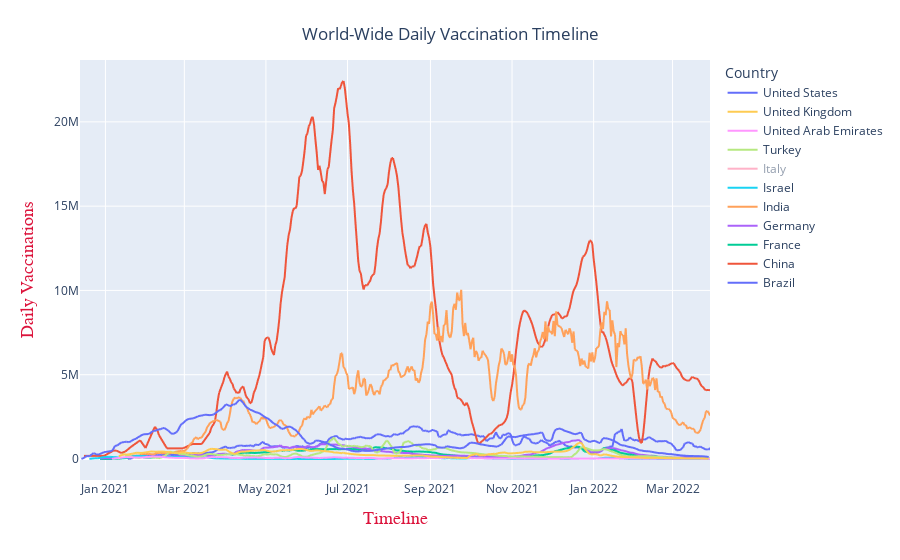

Notebook code for this chart:
### Markdown cell above
From the plot, some interesting facts stand out:

•	The United States, despite having the highest number of people affected by Covid-19, has the highest number of vaccinated people.
    
•	China, from where the virus started spreading, is at second.

•	India, who has been supplying vaccines to the world is at 3th position.
    
•	UK, where we have found a new variant strain of the virus, is right next.
    
•	Following that, we have Israel, UAE, Brazil, Germany and others

### Code cell
top_countries = ['USA','CHN','GBR','IND','ISR','ARE','BRA','DEU','TUR','ITA','FRA']
fig = px.line(df0[df0.iso_code.isin(top_countries)], x='date', y='daily_vaccinations', color='country')

fig.update_layout(title = dict(text = 'World-Wide Daily Vaccination Timeline', x=0.5, y=0.95), 
                  legend = dict(title = 'Country', traceorder = 'reversed'))
fig.update_xaxes(title = 'Timeline', title_font = dict(size=18, family='Courier', color='crimson'))
fig.update_yaxes(title = 'Daily Vaccinations', title_font = dict(size=18, family='Courier', color='crimson'))

fig.show()
#Country wise daily vaccination

### Figure 1 — Plotly figure (JSON) as saved in the notebook; plotly's stock layout.template omitted (floating-point values rounded to 4 significant figures; data arrays with more than 128 entries replaced by an {"elided": "..."} marker saying what was removed)
{"data": [{"hovertemplate": "country=Brazil<br>date=%{x}<br>daily_vaccinations=%{y}<extra></extra>", "legendgroup": "Brazil", "line": {"color": "#636efa", "dash": "solid"}, "marker": {"symbol": "circle"}, "mode": "lines", "name": "Brazil", "showlegend": true, "type": "scattergl", "x": {"elided": "437 str values"}, "xaxis": "x", "y": {"elided": "437 int values"}, "yaxis": "y"}, {"hovertemplate": "country=China<br>date=%{x}<br>daily_vaccinations=%{y}<extra></extra>", "legendgroup": "China", "line": {"color": "#EF553B", "dash": "solid"}, "marker": {"symbol": "circle"}, "mode": "lines", "name": "China", "showlegend": true, "type": "scattergl", "x": {"elided": "470 str values"}, "xaxis": "x", "y": {"elided": "470 int values"}, "yaxis": "y"}, {"hovertemplate": "country=France<br>date=%{x}<br>daily_vaccinations=%{y}<extra></extra>", "legendgroup": "France", "line": {"color": "#00cc96", "dash": "solid"}, "marker": {"symbol": "circle"}, "mode": "lines", "name": "France", "showlegend": true, "type": "scattergl", "x": {"elided": "457 str values"}, "xaxis": "x", "y": {"elided": "457 int values"}, "yaxis": "y"}, {"hovertemplate": "country=Germany<br>date=%{x}<br>daily_vaccinations=%{y}<extra></extra>", "legendgroup": "Germany", "line": {"color": "#ab63fa", "dash": "solid"}, "marker": {"symbol": "circle"}, "mode": "lines", "name": "Germany", "showlegend": true, "type": "scattergl", "x": {"elided": "458 str values"}, "xaxis": "x", "y": {"elided": "458 int values"}, "yaxis": "y"}, {"hovertemplate": "country=India<br>date=%{x}<br>daily_vaccinations=%{y}<extra></extra>", "legendgroup": "India", "line": {"color": "#FFA15A", "dash": "solid"}, "marker": {"symbol": "circle"}, "mode": "lines", "name": "India", "showlegend": true, "type": "scattergl", "x": {"elided": "439 str values"}, "xaxis": "x", "y": {"elided": "439 int values"}, "yaxis": "y"}, {"hovertemplate": "country=Israel<br>date=%{x}<br>daily_vaccinations=%{y}<extra></extra>", "legendgroup": "Israel", "line": {"color": "#19d3f3", "dash": "solid"}, "marker": {"symbol": "circle"}, "mode": "lines", "name": "Israel", "showlegend": true, "type": "scattergl", "x": {"elided": "466 str values"}, "xaxis": "x", "y": {"elided": "466 int values"}, "yaxis": "y"}, {"hovertemplate": "country=Italy<br>date=%{x}<br>daily_vaccinations=%{y}<extra></extra>", "legendgroup": "Italy", "line": {"color": "#FF6692", "dash": "solid"}, "marker": {"symbol": "circle"}, "mode": "lines", "name": "Italy", "showlegend": true, "type": "scattergl", "visible": "legendonly", "x": {"elided": "458 str values"}, "xaxis": "x", "y": {"elided": "458 int values"}, "yaxis": "y"}, {"hovertemplate": "country=Turkey<br>date=%{x}<br>daily_vaccinations=%{y}<extra></extra>", "legendgroup": "Turkey", "line": {"color": "#B6E880", "dash": "solid"}, "marker": {"symbol": "circle"}, "mode": "lines", "name": "Turkey", "showlegend": true, "type": "scattergl", "x": {"elided": "441 str values"}, "xaxis": "x", "y": {"elided": "441 int values"}, "yaxis": "y"}, {"hovertemplate": "country=United Arab Emirates<br>date=%{x}<br>daily_vaccinations=%{y}<extra></extra>", "legendgroup": "United Arab Emirates", "line": {"color": "#FF97FF", "dash": "solid"}, "marker": {"symbol": "circle"}, "mode": "lines", "name": "United Arab Emirates", "showlegend": true, "type": "scattergl", "x": {"elided": "449 str values"}, "xaxis": "x", "y": {"elided": "449 int values"}, "yaxis": "y"}, {"hovertemplate": "country=United Kingdom<br>date=%{x}<br>daily_vaccinations=%{y}<extra></extra>", "legendgroup": "United Kingdom", "line": {"color": "#FECB52", "dash": "solid"}, "marker": {"symbol": "circle"}, "mode": "lines", "name": "United Kingdom", "showlegend": true, "type": "scattergl", "x": {"elided": "443 str values"}, "xaxis": "x", "y": {"elided": "443 int values"}, "yaxis": "y"}, {"hovertemplate": "country=United States<br>date=%{x}<br>daily_vaccinations=%{y}<extra></extra>", "legendgroup": "United States", "line": {"color": "#636efa", "dash": "solid"}, "marker": {"symbol": "circle"}, "mode": "lines", "name": "United States", "showlegend": true, "type": "scattergl", "x": {"elided": "471 str values"}, "xaxis": "x", "y": {"elided": "471 int values"}, "yaxis": "y"}], "layout": {"autosize": true, "legend": {"title": {"text": "Country"}, "tracegroupgap": 0, "traceorder": "reversed"}, "margin": {"t": 60}, "title": {"text": "World-Wide Daily Vaccination Timeline", "x": 0.5, "y": 0.95}, "xaxis": {"anchor": "y", "autorange": true, "domain": [0, 1], "range": ["2020-12-13", "2022-03-29"], "title": {"font": {"color": "crimson", "family": "Courier", "size": 18}, "text": "Timeline"}, "type": "date"}, "yaxis": {"anchor": "x", "autorange": true, "domain": [0, 1], "range": [-1246000.0, 23670000.0], "title": {"font": {"color": "crimson", "family": "Courier", "size": 18}, "text": "Daily Vaccinations"}, "type": "linear"}}}
